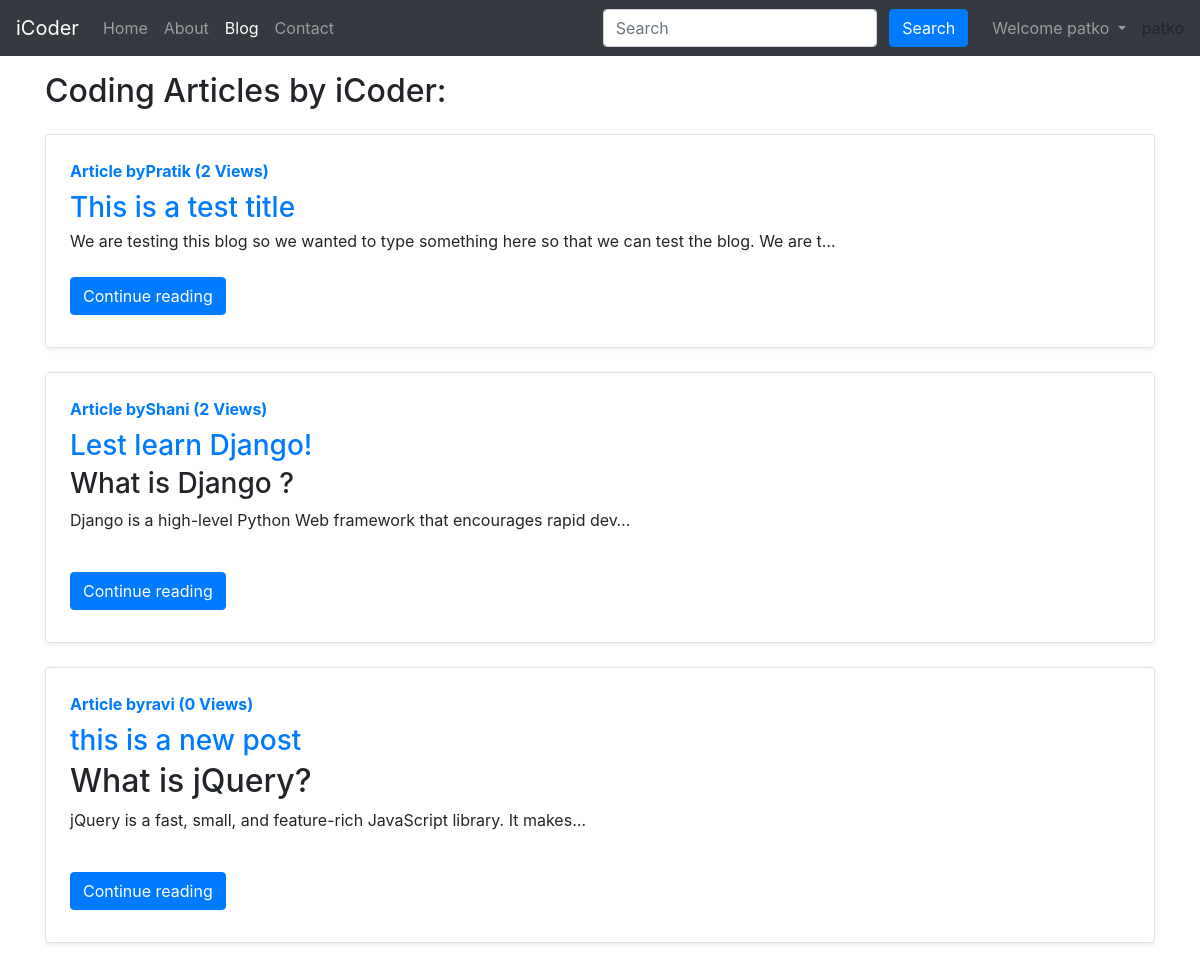
Screenshot of /blog/ (signed in) with the database file from the repository.
### blog/models.py (models this page shows, shortened)
class Post(models.Model):
    sno = models.AutoField(primary_key=True)
    title = models.CharField(max_length=255)
    content = models.TextField()
    author = models.CharField(max_length=13)
    slug = models.CharField(max_length=130)
    views = models.IntegerField(default=0)
    timeStamp = models.DateTimeField(blank=True)#automatoc thai jai atle n khabar pade search kari levu google

### blog/views.py (the view)
# urls.py: path('', views.blogHome, name='blogHome'),
def blogHome(request):
    allPosts = Post.objects.all()
    context = {'allPosts': allPosts} #badhi post ne blogHome templats ma mokele..context
    return render(request, 'blog/blogHome.html', context)

### templates/blog/blogHome.html (shortened to what this page needs)
{% extends 'base.html'%}
{% block blogactive %} active {% endblock blogactive %}
{%block body%}
<div class="container my-3">
    <h2>Coding Articles by iCoder:</h2>
    {% for post in allPosts %}
    <div class="row no-gutters border rounded overflow-hidden flex-md-row mb-4 shadow-sm h-md-250 my-4 position-relative">
            <div class="col p-4 d-flex flex-column position-static">
                <strong class="d-inline-block mb-2 text-primary">Article by{{post.author}} ({{post.views}} Views)</strong>
                <h3 class="mb-0"><a class='text dark'href="/blog/{{post.slug}}">{{post.title}} </a></h3>
                <p class="card-text mb-auto"><div class="preview">{{post.content| safe | truncatechars:100}}</div></p>
                <div class="my-2">
                <a href="/blog/{{post.slug}}" role="button" class="btn btn-primary">Continue reading</a>
                </div>
            </div>
    </div>
    {% endfor %}
</div>
{% endblock body %}

### templates/base.html (shortened to what this page needs)
<!doctype html>
<html lang="en">
<head>
  <link rel="stylesheet" href="https://stackpath.bootstrapcdn.com/bootstrap/4.5.2/css/bootstrap.min.css"
>
</head>
<body>
  <nav class="navbar navbar-expand-lg navbar-dark bg-dark">
    <a class="navbar-brand" href="/">iCoder</a>
    <div class="collapse navbar-collapse" id="navbarSupportedContent">
      <ul class="navbar-nav mr-auto">
        <li class="nav-item {% block homeactive %} {% endblock homeactive %}">
          <a class="nav-link" href="/">Home <span class="sr-only">(current)</span></a>
        </li>
        <li class="nav-item {% block aboutactive %} {% endblock aboutactive %}">
          <a class="nav-link" href="/about">About</a>
        </li>
        <li class="nav-item {% block blogactive %} {% endblock blogactive %}">
          <a class="nav-link" href="/blog">Blog</a>
        </li>
        <li class="nav-item {% block contactactive %} {% endblock contactactive %}">
          <a class="nav-link" href="/contact">Contact</a>
        </li>
      </ul>
      <div class="ml-auto form-inline">
      <form method='get' action="/search" class=" my-2 my-lg-0 mx-3">
        <input class="form-control mr-sm-2" type="search" placeholder="Search" aria-label="Search" name="query"
          id="query">
        <button class="btn btn-primary my-2 my-sm-0" type="submit">Search</button>
      </form>
      {% if user.is_authenticated %}
      <ul class="navbar-nav mr-2">
        <li class="nav-item dropdown">
          <a class="nav-link dropdown-toggle" href="#" id="navbarDropdown" role="button" data-toggle="dropdown" aria-haspopup="true" aria-expanded="false">
            Welcome {{request.user}}
          </a>
        </li>
      </ul>
        {{request.user}}
      {% endif %}
    </div>
    </div>
  </nav>
  {%block body%}
  {% endblock body %}
</body>
</html>

### rows the page displays
Post: author "Pratik", views "2", title "This is a test title", content "We are testing this blog so we wanted to type something here so that we can test the blog. We are t…"
Post: author "Shani", views "2", title "Lest learn Django!", content "What is Django ? Django is a high-level Python Web framework that encourages rapid dev…"
Post: author "ravi", views "0", title "this is a new post", content "What is jQuery? jQuery is a fast, small, and feature-rich JavaScript library. It makes…"

### other values shown
{{ request.user }} "patko"
